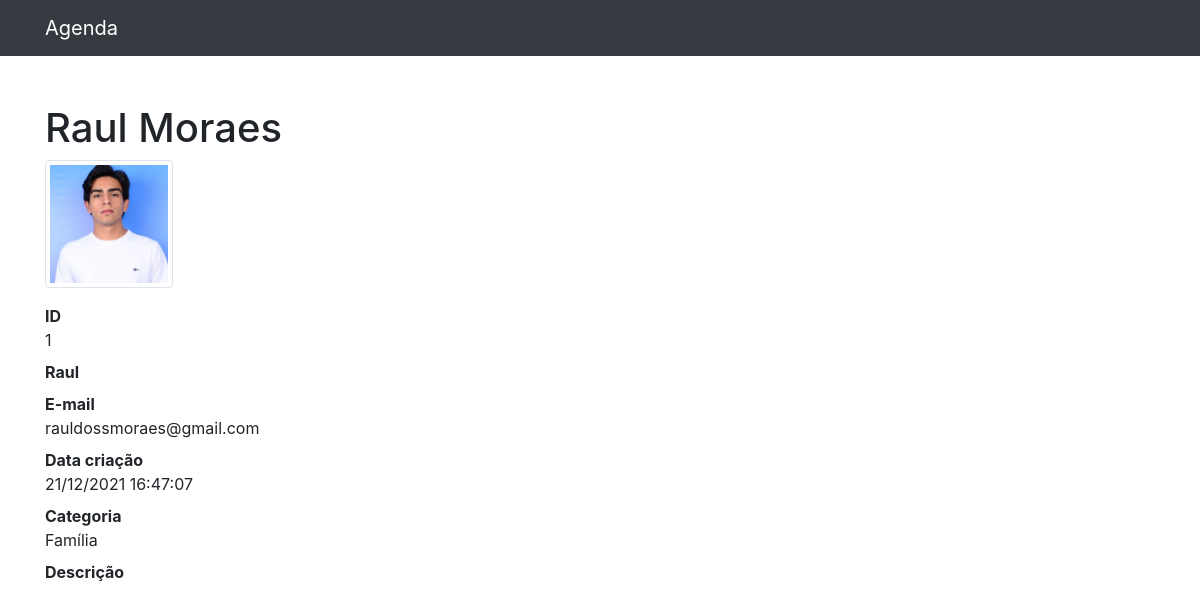
The page /1 on the database its author committed.
### contatos/models.py (models this page shows, shortened)
class Contato(models.Model):
    nome = models.CharField(max_length=255)
    sobrenome = models.CharField(max_length=255, blank=True)
    telefone = models.CharField(max_length=255, blank=True)
    email = models.CharField(max_length=255, blank=True)
    data_criacao = models.DateTimeField(auto_now_add=False, default=datetime.now)
    descricao = models.TextField(blank=True)
    categoria = models.ForeignKey(Categoria, on_delete=models.DO_NOTHING)
    exibir = models.BooleanField(default=True)
    foto = models.ImageField(blank=True, upload_to='fotos/%Y/%m/')

class Categoria(models.Model):
    nome = models.CharField(max_length=255)
    def __str__(self):
        return self.nome

### contatos/views.py (the view, shortened to what this page needs)
# urls.py: path('<int:pk>', views.contato, name='contato'),
def contato(request, pk):
    contato = get_object_or_404(Contato, id=pk)
    if not contato.exibir:
        raise Http404
    return render(request, 'contatos/contato.html', {'contato': contato})

### contatos/templates/contatos/contato.html (shortened to what this page needs)
{% extends 'base.html' %}
{% load static %}
{% block conteudo %}
<h1 class="mt-5">{{ contato.nome }} {{ contato.sobrenome }}</h1>
{% if contato.foto %}
<p>
    <img class="img-thumbnail" src="{{ contato.foto.url }}" width="128">
</p>
{% endif %}
<dl>
    <dt>ID</dt>
    <dd>{{ contato.id|safe }}</dd>
    <dt>{{ contato.nome }}</dt>
    <dt>E-mail</dt>
    <dd>{{ contato.email }}</dd>
    <dt>Data criação</dt>
    <dd>{{ contato.data_criacao|date:'d/m/Y H:i:s' }}</dd>
    <dt>Categoria</dt>
    <dd>{{ contato.categoria }}</dd>
    <dt>Descrição</dt>
</dl>
{% endblock %}

### rows shown on the page
Contato: nome "Raul", sobrenome "Moraes", foto (picture), id "1", email "rauldossmoraes@gmail.com", data_criacao "21/12/2021 16:47:07", categoria "Família"
